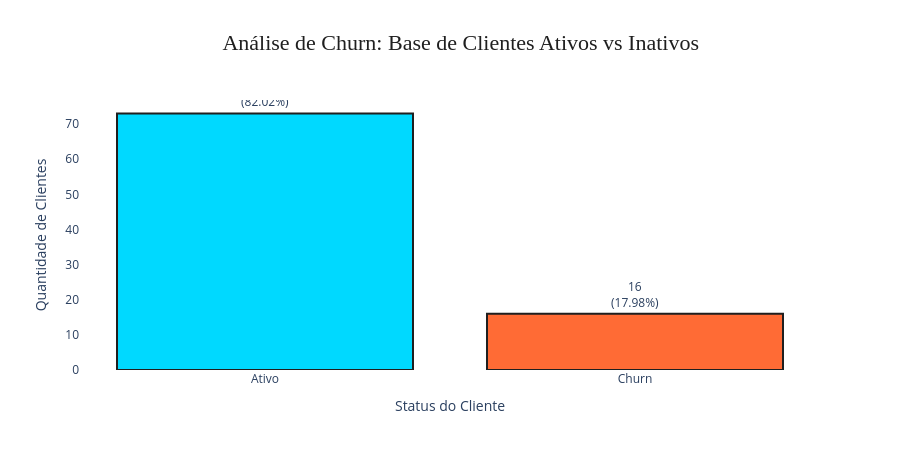

The cell this chart's notebook holds for it:
### Code cell
fig_churn = go.Figure()

colors = ['#00D9FF', '#FF6B35'] 

fig_churn.add_trace(go.Bar(
    x=df_churn['status'],
    y=df_churn['total_clientes'],
    text=df_churn.apply(lambda row: f"{row['total_clientes']}<br>({row['percentual']}%)", axis=1),
    textposition='outside',
    marker=dict(
        color=colors,
        line=dict(color='#1f1f1f', width=2)
    ),
    hovertemplate='<b>%{x}</b><br>Clientes: %{y}<br><extra></extra>'
))

fig_churn.update_layout(
    title={
        'text': '🚨 Análise de Churn: Base de Clientes Ativos vs Inativos',
        'font': {'size': 22, 'color': '#1f1f1f', 'family': 'Arial Black'},
        'x': 0.5,
        'xanchor': 'center'
    },
    xaxis_title='Status do Cliente',
    yaxis_title='Quantidade de Clientes',
    plot_bgcolor='white',
    paper_bgcolor='white',
    height=450,
    showlegend=False,
    yaxis=dict(rangemode='tozero')
)

fig_churn.show()

### Figure 1 — Plotly figure (JSON) as saved in the notebook; plotly's stock layout.template omitted (floating-point values rounded to 4 significant figures)
{"data": [{"hovertemplate": "<b>%{x}</b><br>Clientes: %{y}<br><extra></extra>", "marker": {"color": ["#00D9FF", "#FF6B35"], "line": {"color": "#1f1f1f", "width": 2}}, "text": ["73<br>(82.02%)", "16<br>(17.98%)"], "textposition": "outside", "type": "bar", "x": ["Ativo", "Churn"], "y": [73, 16]}], "layout": {"height": 450, "paper_bgcolor": "white", "plot_bgcolor": "white", "showlegend": false, "title": {"font": {"color": "#1f1f1f", "family": "Arial Black", "size": 22}, "text": "🚨 Análise de Churn: Base de Clientes Ativos vs Inativos", "x": 0.5, "xanchor": "center"}, "xaxis": {"title": {"text": "Status do Cliente"}}, "yaxis": {"rangemode": "tozero", "title": {"text": "Quantidade de Clientes"}}}}
